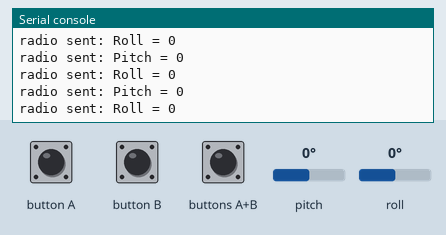
The program below on a simulated BBC micro:bit (MakeCode). On the bench: the last lines printed to the serial console. The inputs (shaded band) are chosen by the test bench; at power-on: pitch 0°, roll 0°. No radio messages arrive unless stated (any console line starting 'radio sent:' is added by the test bench).

Above: at 1.2 s.
1.3 s: buttons A+B pressed for 0.15 s
2.9 s: pitch set to -172°
At 3.6 s:
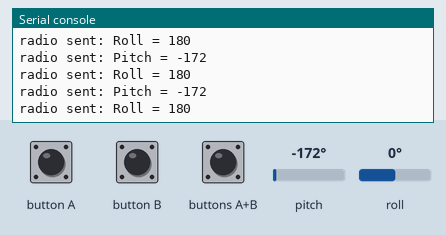
4.4 s: roll set to -172°
At 5.1 s:
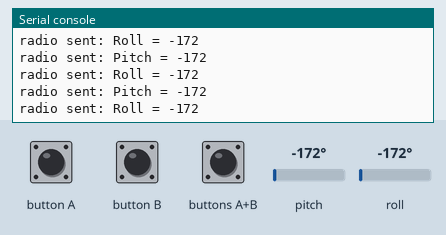
5.9 s: pitch set to -90°
At 7.0 s:
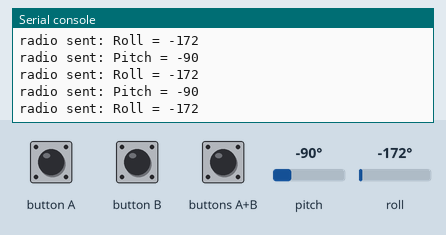
Timing chart, 0 to 8.4 s (numbered marks = the images above; inputs shaded):
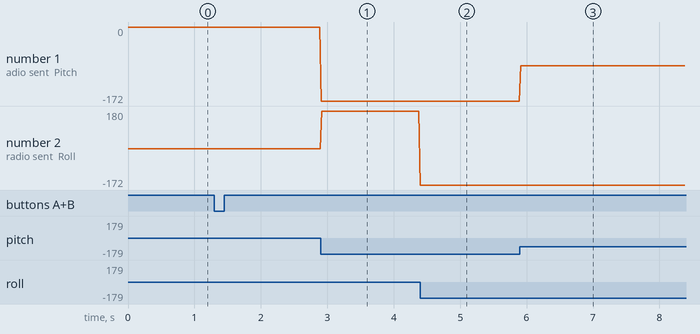

The program:

main.ts
```typescript
input.onButtonPressed(Button.AB, function () {
    radio.sendNumber(0)
})
radio.setGroup(1)
let Move = 0
basic.forever(function () {
    if (input.buttonIsPressed(Button.B)) {
        Move = 0
    }
    if (input.buttonIsPressed(Button.A)) {
        Move = 1
    }
    radio.sendValue("Pitch", Move * input.rotation(Rotation.Pitch))
    radio.sendValue("Roll", Move * input.rotation(Rotation.Roll))
})
```

test.ts
```typescript
// les tests vont ici ; cela ne sera pas compilé si ce paquet est utilisé en tant qu'extension.
```

Measured:
- after the input at 2.9 s, the serial console: prints a new line at once (image 1)
- after the input at 4.4 s, the serial console: prints a new line at once (image 2)
- after the input at 5.9 s, the serial console: prints a new line at once (image 3)
- plotted number 1: 0 → -172 after the input at 2.9 s, -172 → -90 after the input at 5.9 s
- plotted number 2: 0 → 180 after the input at 2.9 s
